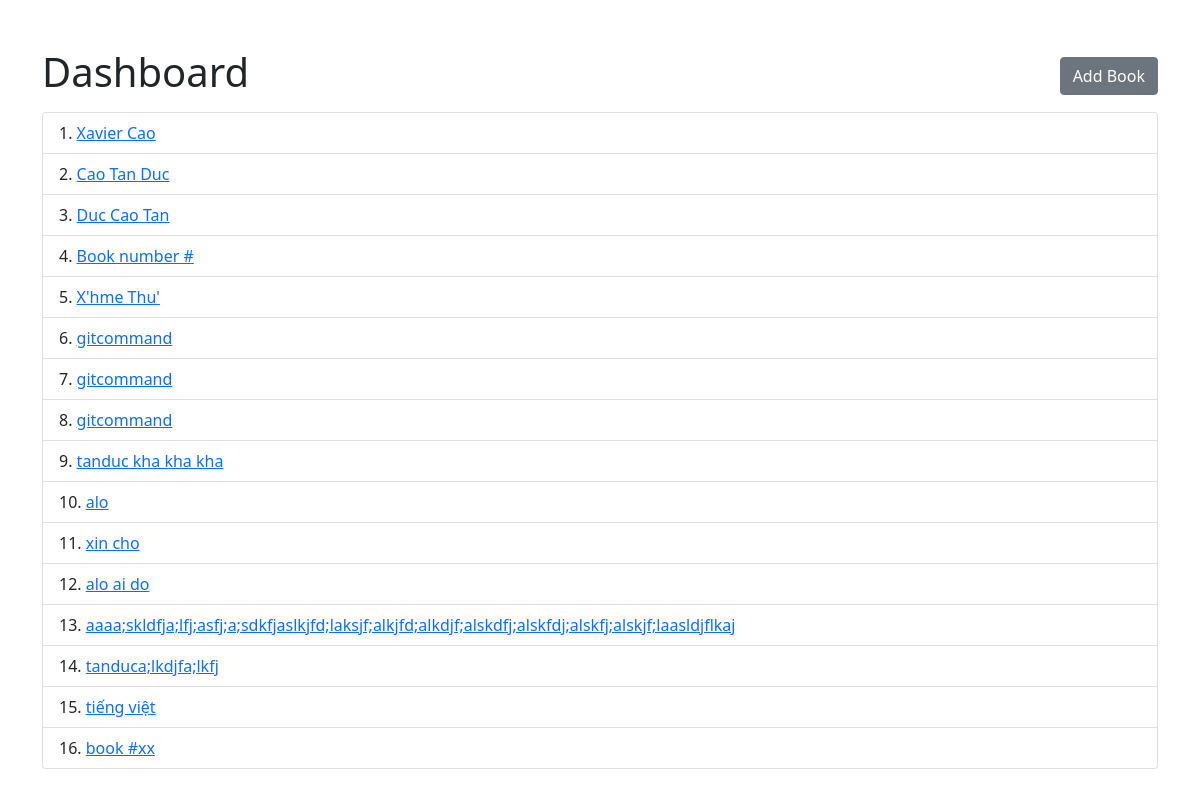
/books/, run on an earlier commit of the app's database.
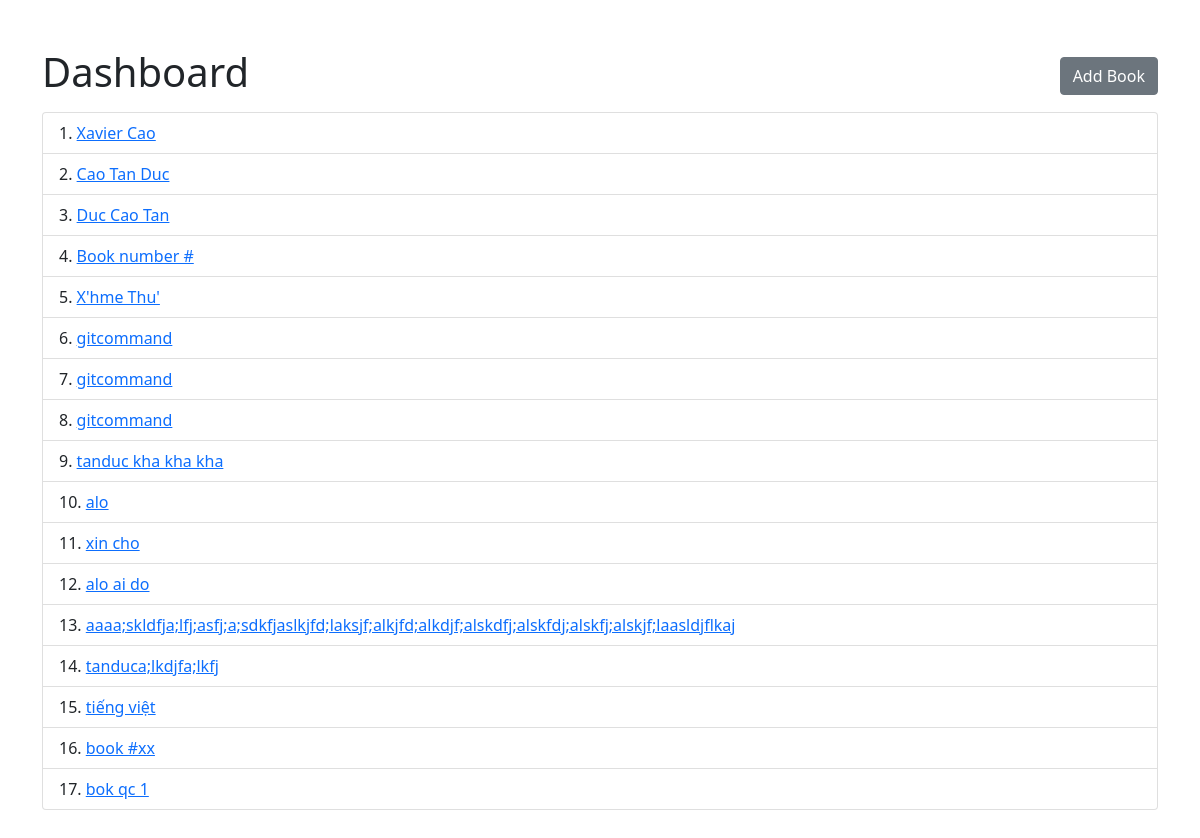
And on a later commit of the database.
### main/models.py (models this page shows, shortened)
class Book(models.Model):
	name = models.CharField(max_length=100)
	abstract = models.TextField()

### main/views.py (the view)
# urls.py: path('', views.DashboardView.as_view(), name='dashboard'),
class DashboardView(generic.ListView):
	model = Book
	template_name = 'dashboard.html'
	context_object_name = 'books'

### main/templates/dashboard.html (shortened to what this page needs)
{% extends 'base.html' %}
{% block content %}
<div class="container py-5">
	<div class="sticky-top d-flex flex-row flex-wrap justify-content-between align-items-center mb-2 bg-white">
		<h1>Dashboard</h1>
		<a href="{% url 'add' %}" role="button" class="btn btn-secondary">Add Book</a>
	</div>
	{% if books %}
	<ul class="list-group">
		{% for book in books %}
		<li class="list-group-item">{{ forloop.counter }}. <a href="{% url 'detail' book.id %}">{{ book.name }}</a></li>
		{% endfor %}
	</ul>
	{% else %}
	<div class="alert alert-warning" role="alert">No books</div>
	{% endif %}
</div>
{% endblock %}

What changed in the data, as far as the page shows it:
added Book: name "bok qc 1"
